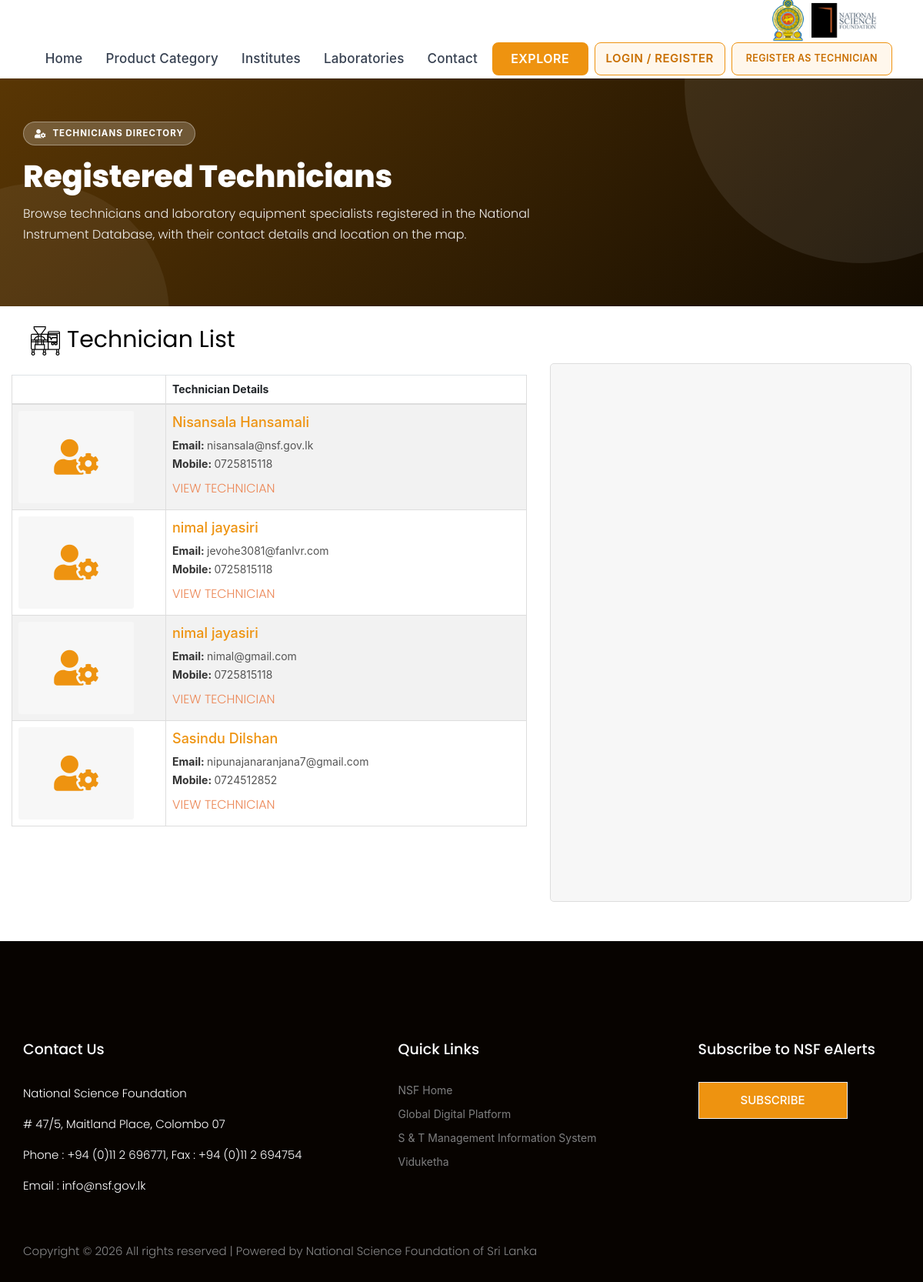
The page /etechnicianView on the database its author committed.
### tables this page shows
CREATE TABLE `users` (
  `id` int NOT NULL AUTO_INCREMENT,
  `user_type_id` tinyint unsigned DEFAULT '0',
  `institute_id` int unsigned DEFAULT NULL,
  `faculty_id` int unsigned DEFAULT '0',
  `department_id` int unsigned DEFAULT NULL,
  `laboratory_id` int unsigned DEFAULT NULL,
  `title` varchar(20) DEFAULT NULL,
  `first_name` varchar(100) NOT NULL,
  `last_name` varchar(200) NOT NULL,
  `designation` varchar(100) DEFAULT NULL,
  `address` varchar(200) DEFAULT NULL,
  `mobile_number` varchar(10) DEFAULT NULL,
  `phone_number` varchar(10) DEFAULT NULL,
  `gender` varchar(10) DEFAULT NULL,
  `email` varchar(50) DEFAULT NULL,
  `picture` varchar(255) DEFAULT NULL,
  `oauth_provider` varchar(200) NOT NULL DEFAULT '',
  `oauth_uid` varchar(100) NOT NULL DEFAULT '',
  `locale` varchar(100) DEFAULT NULL,
  `link` varchar(255) NOT NULL DEFAULT '',
  `created` datetime DEFAULT NULL,
  `modified` datetime DEFAULT NULL,
  `last_login_date` datetime DEFAULT NULL,
  `last_login_location` varchar(100) DEFAULT NULL,
  `username` varchar(50) DEFAULT NULL,
  `password` varchar(256) DEFAULT NULL COMMENT 'hashed login password',
  `undefineUser` tinyint NOT NULL DEFAULT '1',
  `user_status` tinyint DEFAULT '0',
  `other_institute_name` varchar(400) DEFAULT NULL,
  `isDeleted` tinyint NOT NULL DEFAULT '0',
  `updatedBy` int DEFAULT NULL,
  `updatedDtm` datetime DEFAULT NULL,
  `createdBy` int DEFAULT NULL,
  `is_email_verified` tinyint(1) NOT NULL DEFAULT '0',
  PRIMARY KEY (`id`)
);

### application/views/etechnicianView.php (the view, shortened to what the rows shown need)
<!DOCTYPE html>
<html lang="en">
<head>
    <link rel="stylesheet" href="<?= base_url(); ?>layout/css/bootstrap.min.css">
    <link rel="stylesheet" href="<?= base_url(); ?>layout/css/animate.css">
    <link rel="stylesheet" href="<?= base_url(); ?>layout/css/owl.carousel.min.css">
    <link rel="stylesheet" href="<?= base_url(); ?>layout/css/all.css">
    <link rel="stylesheet" href="<?= base_url(); ?>layout/css/flaticon.css">
    <link rel="stylesheet" href="<?= base_url(); ?>layout/css/themify-icons.css">
    <link rel="stylesheet" href="<?= base_url(); ?>layout/css/magnific-popup.css">
    <link rel="stylesheet" href="<?= base_url(); ?>layout/css/slick.css">
    <link rel="stylesheet" href="<?= base_url(); ?>layout/css/style.css">
</head>
<body>
    <section class="etechnician-hero">
        <div class="container">
            <div class="etechnician-hero-inner">
                <h1>Registered Technicians</h1>
            </div>
        </div>
    </section>
    <div class="content-wrapper">
        <section class="content-header">
            <h1>
                <i>
                    <img
                        src="<?= base_url(); ?>layout/img/machine.svg"
                        alt="">
                </i>
                Technician List
            </h1>
        </section>
        <section
            class="contact-section padding_top content-section">
            <div class="container">
                <div class="row">
                    <div class="table-column">
                        <section class="content">
                            <div class="container">
                                <div class="row">
                                    <div class="col-xs-11 w-100">
                                        <div class="box">
                                            <div class="box-body table-responsive no-padding">
                                                <div class="panel-body">
                                                    <table
                                                        width="100%"
                                                        class="table table-striped table-bordered table-hover"
                                                        id="dataTables-example"
                                                        align="left">
                                                        <thead style="font-size:14px;">
                                                            <tr>
                                                                <th style="width:200px;">
                                                                </th>
                                                                <th>
                                                                    Technician Details
                                                                </th>
                                                            </tr>
                                                        </thead>
                                                        <tbody>
                                                            <?php if (!empty($technicianRecords)): ?>
                                                                <?php foreach ($technicianRecords as $record): ?>
                                                                    <?php
                                                                    $fullName = trim(
                                                                        ($record->first_name ?: '') .
                                                                            ' ' .
                                                                            ($record->last_name ?: '')
                                                                    );
                                                                    $image = trim(
                                                                        (string) $record->picture
                                                                    );
                                                                    $imageFile = $image !== ''
                                                                        ? FCPATH . 'imagesUpload/' . $image
                                                                        : '';
                                                                    $imageExists = $imageFile !== '' &&
                                                                        file_exists($imageFile);
                                                                    $imageUrl = $imageExists
                                                                        ? base_url(
                                                                            'imagesUpload/' .
                                                                                rawurlencode($image)
                                                                        )
                                                                        : '';
                                                                    ?>
                                                                    <tr>
                                                                        <td style="font-size:14px; width:200px;">
                                                                            <?php if ($imageUrl !== ''): ?>
                                                                                <img
                                                                                    class="technician-photo"
                                                                                    src="<?= htmlspecialchars(
                                                                                                $imageUrl,
                                                                                                ENT_QUOTES,
                                                                                                'UTF-8'
                                                                                            ); ?>"
                                                                                    alt="<?= htmlspecialchars(
                                                                                                $fullName,
                                                                                                ENT_QUOTES,
                                                                                                'UTF-8'
                                                                                            ); ?>"
                                                                                    onerror="if(this.onerrorSet)return;this.onerrorSet=true;this.replaceWith(techPlaceholder());">
                                                                            <?php else: ?>
                                                                                <span class="technician-photo technician-placeholder">
                                                                                    <i class="fa fa-user-cog"></i>
                                                                                </span>
                                                                            <?php endif; ?>
                                                                        </td>
                                                                        <td style="font-size:14px;">
                                                                            <div class="technician-name">
                                                                                <?= htmlspecialchars(
                                                                                    $fullName ?: 'Registered Technician',
                                                                                    ENT_QUOTES,
                                                                                    'UTF-8'
                                                                                ); ?>
                                                                            </div>
                                                                            <div class="technician-meta">
                                                                                <?php if (!empty($record->email)): ?>
                                                                                    <strong>
                                                                                        Email:
                                                                                    </strong>
                                                                                    <?= htmlspecialchars(
                                                                                        $record->email,
                                                                                        ENT_QUOTES,
                                                                                        'UTF-8'
                                                                                    ); ?>
                                                                                    <br>
                                                                                <?php endif; ?>
                                                                                <?php if (!empty($record->mobile_number)): ?>
                                                                                    <strong>
                                                                                        Mobile:
                                                                                    </strong>
                                                                                    <?= htmlspecialchars(
                                                                                        $record->mobile_number,
                                                                                        ENT_QUOTES,
                                                                                        'UTF-8'
                                                                                    ); ?>
                                                                                <?php endif; ?>
                                                                                <p class="mt-2">
                                                                                    <a
                                                                                        class="see-more-link"
                                                                                        href="<?= env('REACT_LOGIN_URL', 'http://localhost:5173/auth/login'); ?>">
                                                                                        View Technician
                                                                                    </a>
                                                                                </p>
                                                                            </div>
                                                                        </td>
                                                                    </tr>
                                                                <?php endforeach; ?>
                                                            <?php endif; ?>
                                                        </tbody>
                                                    </table>
                                                </div>
                                            </div>
                                        </div>
                                    </div>
                                </div>
                            </div>
                        </section>
                    </div>
                </div>
            </div>
        </section>
    </div>
</body>
</html>

### rows shown on the page
users: first_name+last_name "Nisansala Hansamali", email "nisansala@nsf.gov.lk", mobile_number "0725815118"
users: first_name+last_name "nimal jayasiri", email "jevohe3081@fanlvr.com", mobile_number "0725815118"
users: first_name+last_name "nimal jayasiri", email "nimal@gmail.com", mobile_number "0725815118"
users: first_name+last_name "Sasindu Dilshan", email "nipunajanaranjana7@gmail.com", mobile_number "0724512852"
